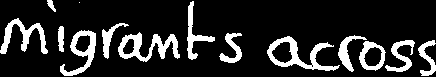
%> input picture preprocess/wordImages/2_5.bmp, 436 x 77 px
$ octave --eval "result = getTextLines(imread('wordImages/2_5.bmp'));"   (GNU Octave 9; MATLAB toolbox functions it lacks are replaced by stand-ins)
%> lines starting %> are read from the running program, lines starting %| are printed output that depends on the picture; in (x1, y1, x2, y2) boxes, pixels count from 0 and x2, y2 are one past the last pixel; in counts of white or black regions, pixels touching at a corner belong together; the program's own positions count from 1
function [lineImages, lineAngles] = getTextLines( im )
lineImages = {};
lineAngles = [];
[height, width]= size(im);
%> height = 77; width = 436
[H,T,R] = hough(im, 'RhoResolution',1,'Theta',[-90:-85,85:89]);
%> T = [-90 -89 -88 -87 -86 -85 85 86 87 88 89]; R = 885 values from -442 to 442

vis = false;

P  = houghpeaks(H,500,'threshold',ceil(0.3*max(H(:))));
%> P = 18 rows, first 12: [396 4; 411 3; 417 5; 407 6; 494 11; 402 1; 391 2; 507 9; 495 8; 521 7; 376 1; 427 6]
% Find lines and plot them
lines = houghlines(im,T,R,P,'FillGap',0.1*width,'MinLength',0.75*width);
%> lines = 6 lines; point1 to point2 (x, y): (2, 48) to (436, 71), (1, 53) to (434, 61), (5, 37) to (432, 75), (8, 28) to (429, 57), (6, 33) to (426, 48), (432, 42) to (88, 61)

tempIm = im;
%> tempIm: size 77x436 logical; 15.7% white; 14 white regions (1 under 20 px), largest, box (x1, y1, x2, y2) and area: (267, 36, 340, 71) 812, (118, 32, 180, 62) 787, (0, 18, 48, 54) 606
for k = 1:length(lines)
   x1 = lines(k).point1(1);
   y1 = lines(k).point1(2);
   x2 = lines(k).point2(1);
   y2 = lines(k).point2(2);
   slope = (y2-y1)/(x2-x1);
   yinter = y1 - slope * (x1);
   x = linspace(1,width,100*width);
   y = slope * x + yinter;
   if vis
       y = [y-1,y+1,y-2,y+2,y-3,y+3];
       x = [x, x, x, x, x, x];
   end
   y = min(y,height);
   y = max(y,1);

   index = sub2ind(size(im),round(y),round(x));
   tempIm(index) = 1;
end
%> this loop made 6 passes
%> (x1, y1, x2, y2, slope, yinter) on passes 1 to 6: (2, 48, 436, 71, 0.053, 47.89), (6, 33, 426, 48, 0.0357, 32.79), (8, 28, 429, 57, 0.0689, 27.45), (5, 37, 432, 75, 0.089, 36.56), (1, 53, 434, 61, 0.0185, 52.98), (432, 42, 88, 61, -0.0552, 65.86)
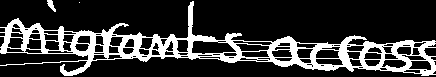
%> tempIm: size 77x436 logical; 20.4% white; 3 white regions (1 under 20 px), largest, box (x1, y1, x2, y2) and area: (0, 1, 436, 76) 6796, (47, 0, 56, 12) 55
if vis
    imagesc(tempIm)
    pause
end
[labeled, numCC] = bwlabel(tempIm);
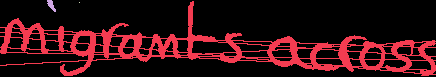
%> labeled: size 77x436 double; 4 distinct labels, from 0 to 3; one colour per label, 0 black
%> numCC = 3

CCtoTextLine = zeros(1,numCC);

% first row is sum of all image lines
% second row is num image lines for this text line
processedLines = zeros(2,length(lines));

for k = 1:length(lines)
    x1 = lines(k).point1(1);
    y1 = lines(k).point1(2);
    x2 = lines(k).point2(1);
    y2 = lines(k).point2(2);
    l = labeled(y1,x1);
    [r,c] = find(labeled == l);
    if size(r) < 10000
        continue;
    end
    if ((max(c)-min(c)+1)/(max(r)-min(r)+1)) < 8.5
        continue;
    end

    if CCtoTextLine(l) == 0
        newIm = logical(zeros(size(im)));
        inds = sub2ind(size(im),r,c);
        newIm(inds) = im(inds);
        lineImages{end+1} = newIm(min(r):max(r),min(c):max(c));
        CCtoTextLine(l) = size(lineImages,2);
    end
    angle = rad2deg(atan2(y2-y1,x2-x1));
    processedLines(1,CCtoTextLine(l)) = processedLines(1,CCtoTextLine(l)) + angle;
    processedLines(2,CCtoTextLine(l)) = processedLines(2,CCtoTextLine(l)) + 1;
end
%> this loop made 6 passes
%> (x1, y1, x2, y2) on passes 1 to 6: (2, 48, 436, 71), (6, 33, 426, 48), (8, 28, 429, 57), (5, 37, 432, 75), (1, 53, 434, 61), (432, 42, 88, 61)
%> after the loop, CCtoTextLine = [0 0 0]; lineImages = {}; processedLines = [0 0 0 0 0 0; 0 0 0 0 0 0]

lineAngles = (processedLines(1,:) ./ processedLines(2,:))';
%> lineAngles = [NaN; NaN; NaN; NaN; NaN; NaN]
lineAngles = lineAngles(1:size(lineImages,2));
%> lineAngles = []
%> `result = getTextLines(imread('wordImages/2_5.bmp'));`: result = {}
end

$ run again, on preprocess/wordImages/2_85.bmp
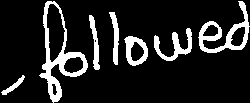
%> input picture preprocess/wordImages/2_85.bmp, 250 x 103 px
%> T = [-90 -89 -88 -87 -86 -85 85 86 87 88 89]; R = 541 values from -270 to 270
%> P = 31 rows, first 12: [331 9; 338 7; 324 11; 232 1; 326 7; 319 9; 237 4; 244 6; 225 1; 230 3; 216 2; 338 9]
%> lines = empty struct
%> tempIm: size 103x250 logical; 13.6% white; 7 white regions, largest, box (x1, y1, x2, y2) and area: (39, 1, 88, 103) 1220, (198, 1, 250, 53) 806, (154, 28, 192, 61) 448
%> in getTextLines, `[labeled, numCC] = bwlabel(tempIm);`:
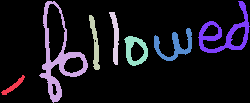
%> labeled: size 103x250 double; 8 distinct labels, from 0 to 7; one colour per label, 0 black
%> numCC = 7
%> after the loop in getTextLines, `for k = 1:length(lines)`: CCtoTextLine = [0 0 0 0 0 0 0]; lineImages = {}
%> lineAngles = []
%> result = {}

$ run again, on preprocess/wordImages/5_54.bmp
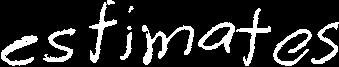
%> input picture preprocess/wordImages/5_54.bmp, 339 x 67 px
%> T = [-90 -89 -88 -87 -86 -85 85 86 87 88 89]; R = 691 values from -345 to 345
%> P = 22 rows, first 12: [408 8; 389 9; 398 7; 320 2; 406 10; 380 11; 307 3; 285 1; 300 1; 329 4; 317 4; 397 10]
%> lines = 4 lines; point1 to point2 (x, y): (8, 47) to (338, 47), (325, 40) to (10, 63), (55, 33) to (338, 48), (58, 32) to (335, 56)
%> the loop in getTextLines, `for k = 1:length(lines)` made 4 passes
%> (x1, y1, x2, y2, slope, yinter) on passes 1 to 4: (325, 40, 10, 63, -0.073, 63.73), (8, 47, 338, 47, 0, 47), (55, 33, 338, 48, 0.053, 30.08), (58, 32, 335, 56, 0.0866, 26.97)
%> after the loop in getTextLines, `for k = 1:length(lines)`:
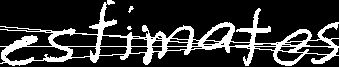
%> tempIm: size 67x339 logical; 20.3% white; 3 white regions (1 under 20 px), largest, box (x1, y1, x2, y2) and area: (0, 0, 339, 66) 4585, (128, 6, 134, 13) 21
%> in getTextLines, `[labeled, numCC] = bwlabel(tempIm);`:
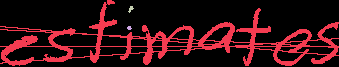
%> labeled: size 67x339 double; 4 distinct labels, from 0 to 3; one colour per label, 0 black
%> numCC = 3
%> the loop in getTextLines, `for k = 1:length(lines)` made 4 passes
%> (x1, y1, x2, y2) on passes 1 to 4: (325, 40, 10, 63), (8, 47, 338, 47), (55, 33, 338, 48), (58, 32, 335, 56)
%> after the loop in getTextLines, `for k = 1:length(lines)`: CCtoTextLine = [0 0 0]; lineImages = {}; processedLines = [0 0 0 0; 0 0 0 0]
%> in getTextLines, `lineAngles = (processedLines(1,:) ./ processedLines(2,:))';`: lineAngles = [NaN; NaN; NaN; NaN]
%> in getTextLines, `lineAngles = lineAngles(1:size(lineImages,2));`: lineAngles = []
%> result = {}

$ run again, on preprocess/wordImages/6_26.bmp
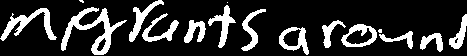
%> input picture preprocess/wordImages/6_26.bmp, 467 x 56 px
%> T = [-90 -89 -88 -87 -86 -85 85 86 87 88 89]; R = 941 values from -470 to 470
%> P = 16 rows, first 12: [448 3; 460 5; 433 1; 444 1; 510 10; 471 6; 449 5; 437 3; 521 8; 524 10; 499 10; 537 8]
%> lines = 5 lines; point1 to point2 (x, y): (1, 39) to (464, 39), (9, 24) to (464, 40), (33, 14) to (463, 44), (7, 28) to (372, 28), (3, 35) to (358, 47)
%> the loop in getTextLines, `for k = 1:length(lines)` made 5 passes
%> (x1, y1, x2, y2, slope, yinter) on passes 1 to 5: (9, 24, 464, 40, 0.0352, 23.68), (33, 14, 463, 44, 0.0698, 11.7), (1, 39, 464, 39, 0, 39), (7, 28, 372, 28, 0, 28), (3, 35, 358, 47, 0.0338, 34.9)
%> after the loop in getTextLines, `for k = 1:length(lines)`:
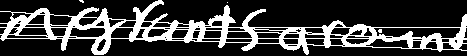
%> tempIm: size 56x467 logical; 24.2% white; 4 white regions (3 under 20 px), largest, box (x1, y1, x2, y2) and area: (0, 0, 467, 55) 6295
%> in getTextLines, `[labeled, numCC] = bwlabel(tempIm);`:
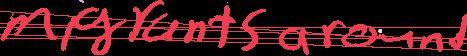
%> labeled: size 56x467 double; 5 distinct labels, from 0 to 4; one colour per label, 0 black
%> numCC = 4
%> the loop in getTextLines, `for k = 1:length(lines)` made 5 passes
%> (x1, y1, x2, y2) on passes 1 to 5: (9, 24, 464, 40), (33, 14, 463, 44), (1, 39, 464, 39), (7, 28, 372, 28), (3, 35, 358, 47)
%> after the loop in getTextLines, `for k = 1:length(lines)`: CCtoTextLine = [0 0 0 0]; lineImages = {}; processedLines = [0 0 0 0 0; 0 0 0 0 0]
%> in getTextLines, `lineAngles = (processedLines(1,:) ./ processedLines(2,:))';`: lineAngles = [NaN; NaN; NaN; NaN; NaN]
%> in getTextLines, `lineAngles = lineAngles(1:size(lineImages,2));`: lineAngles = []
%> result = {}
